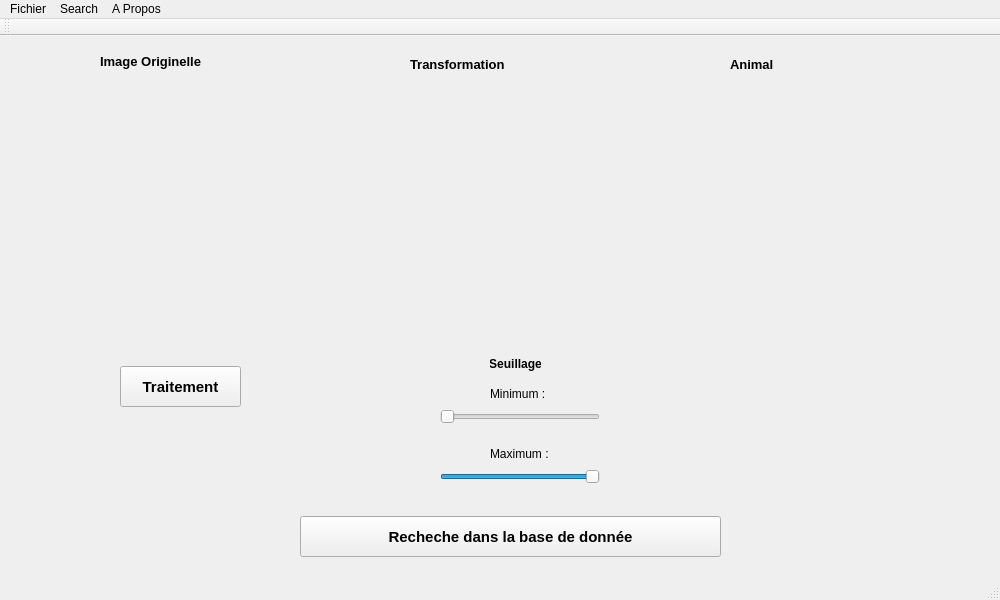
<?xml version="1.0" encoding="UTF-8"?>
<ui version="4.0">
 <class>VI_EmpreintesClass</class>
 <widget class="QMainWindow" name="VI_EmpreintesClass">
  <property name="geometry">
   <rect>
    <x>0</x>
    <y>0</y>
    <width>1000</width>
    <height>600</height>
   </rect>
  </property>
  <property name="minimumSize">
   <size>
    <width>1000</width>
    <height>600</height>
   </size>
  </property>
  <property name="maximumSize">
   <size>
    <width>1000</width>
    <height>600</height>
   </size>
  </property>
  <property name="windowTitle">
   <string>VI_Empreintes</string>
  </property>
  <widget class="QWidget" name="centralWidget">
   <widget class="QWidget" name="gridLayoutWidget">
    <property name="geometry">
     <rect>
      <x>90</x>
      <y>40</y>
      <width>851</width>
      <height>271</height>
     </rect>
    </property>
    <layout class="QGridLayout" name="gridLayout">
     <item row="0" column="0">
      <widget class="QLabel" name="OriginaLabel">
       <property name="text">
        <string/>
       </property>
      </widget>
     </item>
     <item row="0" column="4">
      <widget class="QLabel" name="AnimaLabel">
       <property name="text">
        <string/>
       </property>
      </widget>
     </item>
     <item row="0" column="2">
      <widget class="QLabel" name="TransLabel">
       <property name="text">
        <string/>
       </property>
      </widget>
     </item>
     <item row="0" column="1">
      <spacer name="horizontalSpacer">
       <property name="orientation">
        <enum>Qt::Horizontal</enum>
       </property>
       <property name="sizeType">
        <enum>QSizePolicy::Maximum</enum>
       </property>
       <property name="sizeHint" stdset="0">
        <size>
         <width>100</width>
         <height>20</height>
        </size>
       </property>
      </spacer>
     </item>
     <item row="0" column="3">
      <spacer name="horizontalSpacer_2">
       <property name="orientation">
        <enum>Qt::Horizontal</enum>
       </property>
       <property name="sizeType">
        <enum>QSizePolicy::Maximum</enum>
       </property>
       <property name="sizeHint" stdset="0">
        <size>
         <width>100</width>
         <height>20</height>
        </size>
       </property>
      </spacer>
     </item>
    </layout>
   </widget>
   <widget class="QLabel" name="OrigLabel">
    <property name="geometry">
     <rect>
      <x>100</x>
      <y>15</y>
      <width>111</width>
      <height>21</height>
     </rect>
    </property>
    <property name="font">
     <font>
      <pointsize>10</pointsize>
      <weight>75</weight>
      <bold>true</bold>
     </font>
    </property>
    <property name="text">
     <string>Image Originelle</string>
    </property>
   </widget>
   <widget class="QLabel" name="TrsLabel">
    <property name="geometry">
     <rect>
      <x>410</x>
      <y>20</y>
      <width>111</width>
      <height>16</height>
     </rect>
    </property>
    <property name="font">
     <font>
      <pointsize>10</pointsize>
      <weight>75</weight>
      <bold>true</bold>
     </font>
    </property>
    <property name="text">
     <string>Transformation</string>
    </property>
   </widget>
   <widget class="QLabel" name="AniLabel">
    <property name="geometry">
     <rect>
      <x>730</x>
      <y>20</y>
      <width>51</width>
      <height>16</height>
     </rect>
    </property>
    <property name="font">
     <font>
      <pointsize>10</pointsize>
      <weight>75</weight>
      <bold>true</bold>
     </font>
    </property>
    <property name="text">
     <string>Animal</string>
    </property>
   </widget>
   <widget class="QPushButton" name="BtnTrait">
    <property name="geometry">
     <rect>
      <x>120</x>
      <y>330</y>
      <width>121</width>
      <height>41</height>
     </rect>
    </property>
    <property name="font">
     <font>
      <pointsize>11</pointsize>
      <weight>75</weight>
      <bold>true</bold>
     </font>
    </property>
    <property name="text">
     <string>Traitement</string>
    </property>
    <property name="checkable">
     <bool>true</bool>
    </property>
    <property name="checked">
     <bool>false</bool>
    </property>
   </widget>
   <widget class="QLabel" name="SeuilTitle">
    <property name="geometry">
     <rect>
      <x>490</x>
      <y>320</y>
      <width>51</width>
      <height>16</height>
     </rect>
    </property>
    <property name="font">
     <font>
      <weight>75</weight>
      <bold>true</bold>
     </font>
    </property>
    <property name="text">
     <string>Seuillage</string>
    </property>
    <property name="alignment">
     <set>Qt::AlignCenter</set>
    </property>
   </widget>
   <widget class="QLabel" name="MinLab">
    <property name="geometry">
     <rect>
      <x>490</x>
      <y>350</y>
      <width>81</width>
      <height>16</height>
     </rect>
    </property>
    <property name="text">
     <string>Minimum : </string>
    </property>
    <property name="alignment">
     <set>Qt::AlignLeading|Qt::AlignLeft|Qt::AlignVCenter</set>
    </property>
   </widget>
   <widget class="QLabel" name="MaxLab">
    <property name="geometry">
     <rect>
      <x>490</x>
      <y>410</y>
      <width>81</width>
      <height>16</height>
     </rect>
    </property>
    <property name="text">
     <string>Maximum : </string>
    </property>
    <property name="alignment">
     <set>Qt::AlignLeading|Qt::AlignLeft|Qt::AlignVCenter</set>
    </property>
   </widget>
   <widget class="QSlider" name="MinSlid">
    <property name="geometry">
     <rect>
      <x>440</x>
      <y>370</y>
      <width>160</width>
      <height>22</height>
     </rect>
    </property>
    <property name="maximum">
     <number>255</number>
    </property>
    <property name="orientation">
     <enum>Qt::Horizontal</enum>
    </property>
   </widget>
   <widget class="QSlider" name="MaxSlid">
    <property name="geometry">
     <rect>
      <x>440</x>
      <y>430</y>
      <width>160</width>
      <height>22</height>
     </rect>
    </property>
    <property name="maximum">
     <number>255</number>
    </property>
    <property name="value">
     <number>255</number>
    </property>
    <property name="orientation">
     <enum>Qt::Horizontal</enum>
    </property>
   </widget>
   <widget class="QLabel" name="QLabelNomAnimal">
    <property name="geometry">
     <rect>
      <x>780</x>
      <y>330</y>
      <width>121</width>
      <height>41</height>
     </rect>
    </property>
    <property name="font">
     <font>
      <pointsize>14</pointsize>
     </font>
    </property>
    <property name="lineWidth">
     <number>3</number>
    </property>
    <property name="text">
     <string/>
    </property>
    <property name="margin">
     <number>5</number>
    </property>
   </widget>
   <widget class="QPushButton" name="pushBaseDonner">
    <property name="geometry">
     <rect>
      <x>300</x>
      <y>480</y>
      <width>421</width>
      <height>41</height>
     </rect>
    </property>
    <property name="font">
     <font>
      <pointsize>11</pointsize>
      <weight>75</weight>
      <bold>true</bold>
     </font>
    </property>
    <property name="text">
     <string>Recheche dans la base de donnée</string>
    </property>
    <property name="autoRepeatDelay">
     <number>300</number>
    </property>
   </widget>
  </widget>
  <widget class="QMenuBar" name="menuBar">
   <property name="geometry">
    <rect>
     <x>0</x>
     <y>0</y>
     <width>1000</width>
     <height>21</height>
    </rect>
   </property>
   <widget class="QMenu" name="menuFichier">
    <property name="title">
     <string>Fichier</string>
    </property>
    <addaction name="actionOuvrir"/>
    <addaction name="actionFermer"/>
   </widget>
   <widget class="QMenu" name="menuA_Propos">
    <property name="title">
     <string>A Propos</string>
    </property>
    <addaction name="actionAide"/>
    <addaction name="actionAutre"/>
   </widget>
   <widget class="QMenu" name="menuSearch">
    <property name="title">
     <string>Search</string>
    </property>
    <addaction name="actionResearch"/>
   </widget>
   <addaction name="menuFichier"/>
   <addaction name="menuSearch"/>
   <addaction name="menuA_Propos"/>
  </widget>
  <widget class="QToolBar" name="mainToolBar">
   <attribute name="toolBarArea">
    <enum>TopToolBarArea</enum>
   </attribute>
   <attribute name="toolBarBreak">
    <bool>false</bool>
   </attribute>
  </widget>
  <widget class="QStatusBar" name="statusBar"/>
  <action name="actionOuvrir">
   <property name="text">
    <string>Ouvrir...</string>
   </property>
  </action>
  <action name="actionFermer">
   <property name="text">
    <string>Fermer</string>
   </property>
  </action>
  <action name="actionAide">
   <property name="text">
    <string>Aide</string>
   </property>
  </action>
  <action name="actio">
   <property name="text">
    <string>Autre</string>
   </property>
  </action>
  <action name="actionAutre">
   <property name="text">
    <string>Autre</string>
   </property>
  </action>
  <action name="actionResearch">
   <property name="text">
    <string>Rechercher dans la BdD</string>
   </property>
  </action>
 </widget>
 <layoutdefault spacing="6" margin="11"/>
 <resources>
  <include location="vi_empreintes.qrc"/>
 </resources>
 <connections/>
</ui>
